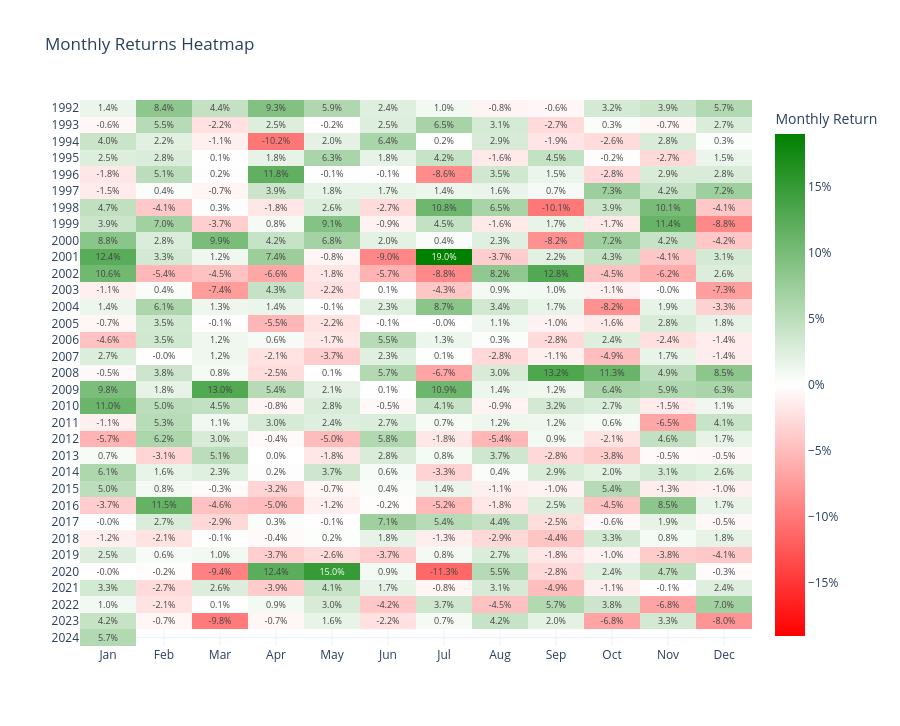

Notebook code for this chart:
### Code cell
import plotly.graph_objects as go

monthly_ret = _daily_ret.resample("ME").apply(lambda x: (1 + x).prod() - 1)
monthly_ret.index = pd.to_datetime(monthly_ret.index)
heatmap_df = pd.DataFrame({
    "year": monthly_ret.index.year,
    "month": monthly_ret.index.month,
    "return": monthly_ret.values,
})
pivot = heatmap_df.pivot_table(index="year", columns="month", values="return", aggfunc="sum")
pivot.columns = ["Jan","Feb","Mar","Apr","May","Jun","Jul","Aug","Sep","Oct","Nov","Dec"]

fig = go.Figure(data=go.Heatmap(
    z=pivot.values,
    x=pivot.columns.tolist(),
    y=pivot.index.tolist(),
    colorscale=[[0, "red"], [0.5, "white"], [1, "green"]],
    zmid=0,
    text=[[f"{v:.1%}" if not np.isnan(v) else "" for v in row] for row in pivot.values],
    texttemplate="%{text}",
    textfont={"size": 9},
    hovertemplate="Year: %{y}<br>Month: %{x}<br>Return: %{z:.2%}<extra></extra>",
    colorbar=dict(title="Monthly Return", tickformat=".0%"),
))
fig.update_layout(
    title="Monthly Returns Heatmap",
    height=max(400, len(pivot) * 22),
    template="plotly_white",
    yaxis=dict(dtick=1, autorange="reversed"),
)
fig.show()

### Figure 1 — Plotly figure (JSON) as saved in the notebook; plotly's stock layout.template omitted (floating-point values rounded to 4 significant figures; data arrays with more than 128 entries replaced by an {"elided": "..."} marker saying what was removed)
{"data": [{"colorbar": {"tickformat": ".0%", "title": {"text": "Monthly Return"}}, "colorscale": [[0, "red"], [0.5, "white"], [1, "green"]], "hovertemplate": "Year: %{y}<br>Month: %{x}<br>Return: %{z:.2%}<extra></extra>", "text": {"elided": "33x12 str values"}, "textfont": {"size": 9}, "texttemplate": "%{text}", "type": "heatmap", "x": ["Jan", "Feb", "Mar", "Apr", "May", "Jun", "Jul", "Aug", "Sep", "Oct", "Nov", "Dec"], "y": [1992, 1993, 1994, 1995, 1996, 1997, 1998, 1999, 2000, 2001, 2002, 2003, 2004, 2005, 2006, 2007, 2008, 2009, 2010, 2011, 2012, 2013, 2014, 2015, 2016, 2017, 2018, 2019, 2020, 2021, 2022, 2023, 2024], "z": {"elided": "33x12 float values"}, "zmid": 0}], "layout": {"height": 726, "title": {"text": "Monthly Returns Heatmap"}, "yaxis": {"autorange": "reversed", "dtick": 1}}}
